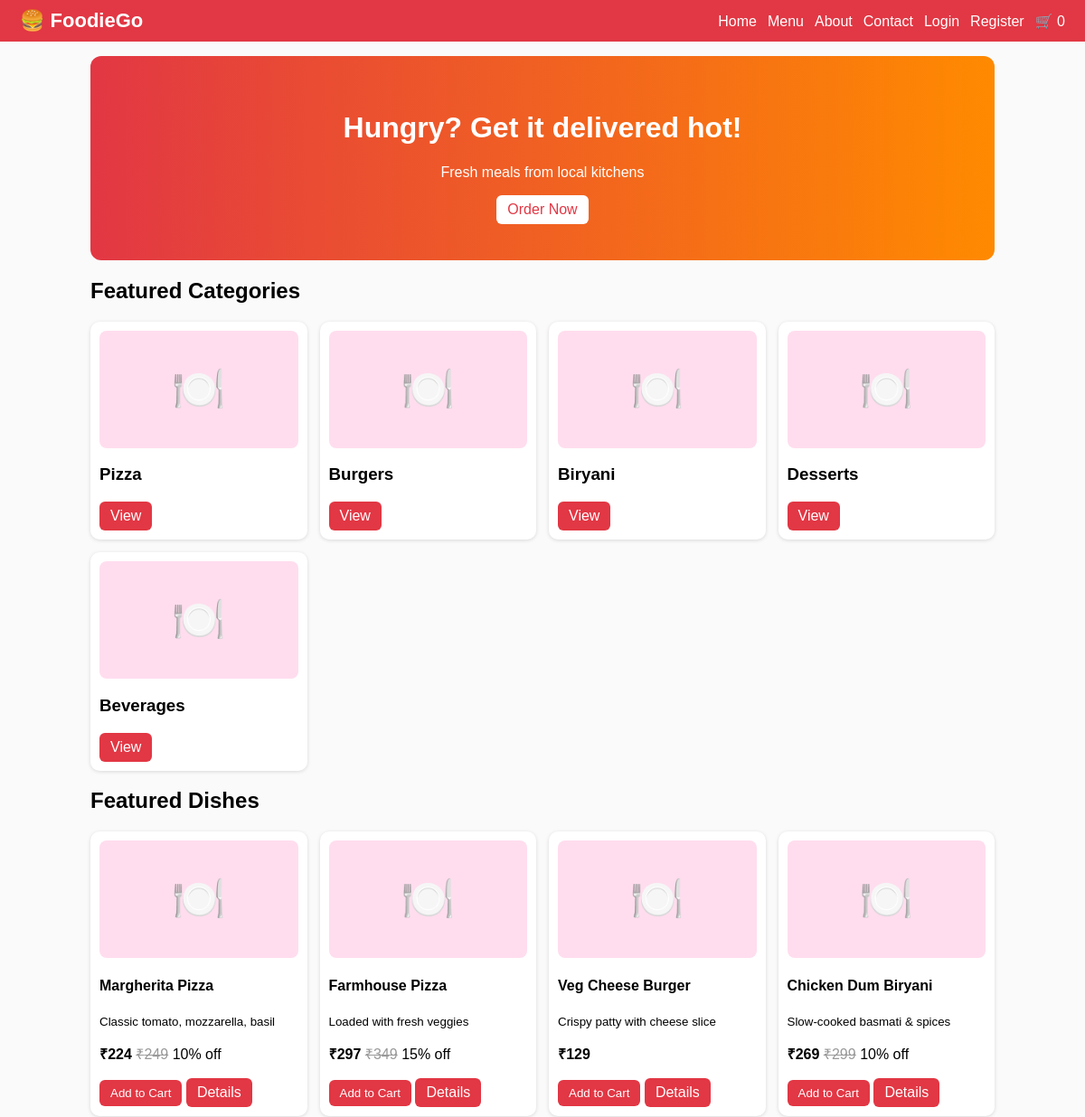
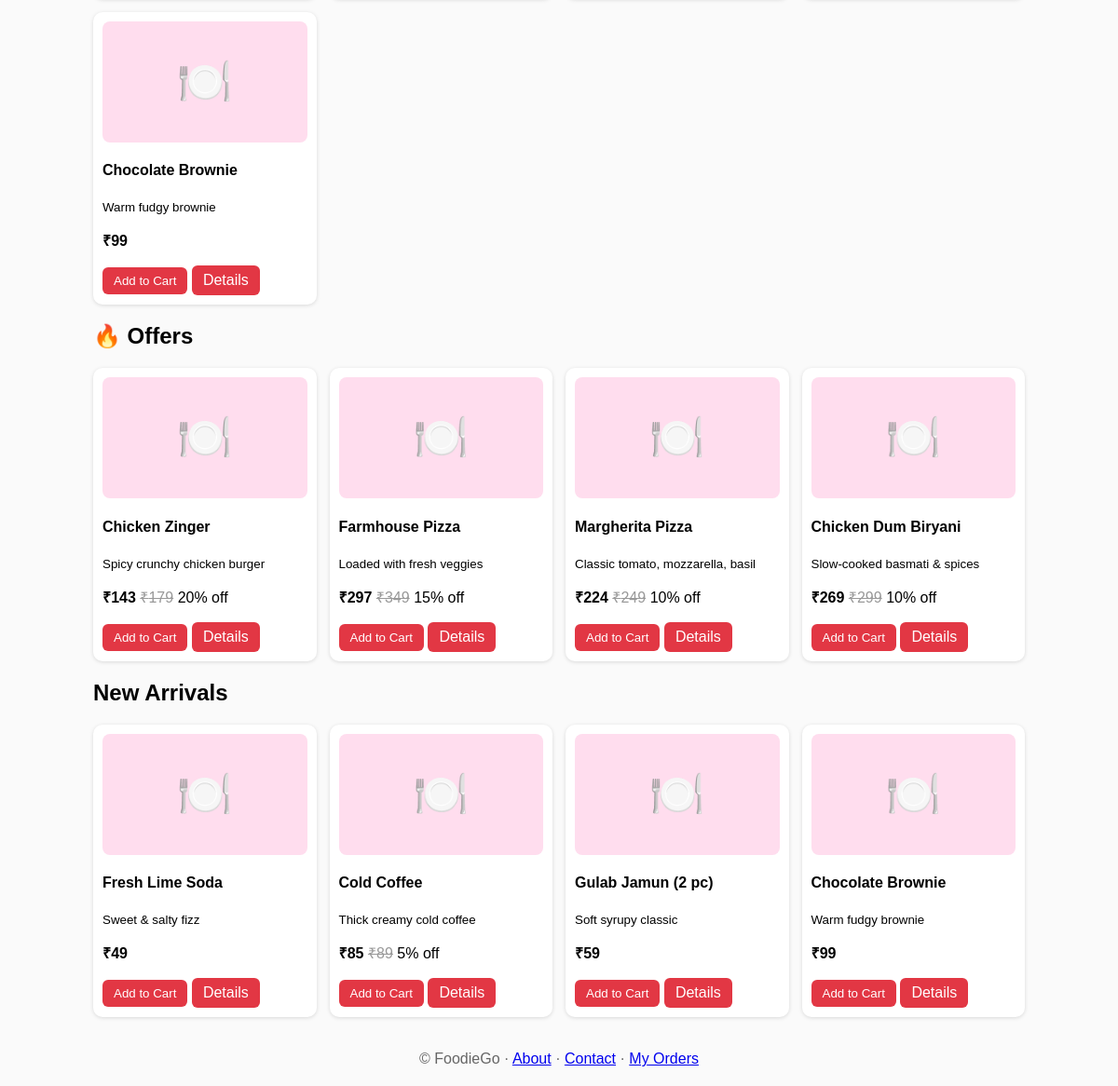
The page / on the database its author committed (2 pictures, top to bottom).
### tables this page shows
CREATE TABLE categories(id INT AUTO_INCREMENT PRIMARY KEY,name VARCHAR(100),image VARCHAR(255),description TEXT,status TINYINT DEFAULT 1);

CREATE TABLE products(id INT AUTO_INCREMENT PRIMARY KEY,category_id INT,name VARCHAR(150),image VARCHAR(255),price DECIMAL(10,2),discount DECIMAL(5,2) DEFAULT 0,description TEXT,stock INT DEFAULT 0,status TINYINT DEFAULT 1,featured TINYINT DEFAULT 0,created_at TIMESTAMP DEFAULT CURRENT_TIMESTAMP);

### inc.php (the view, shortened to what this page needs)
<?php
function e($s){return htmlspecialchars($s??'');}
function q($sql,$t='',...$p){$s=$GLOBALS['db']->prepare($sql);if($t)$s->bind_param($t,...$p);$s->execute();return $s;}
function rows($sql,$t='',...$p){return q($sql,$t,...$p)->get_result()->fetch_all(MYSQLI_ASSOC);}
function price($p){return round($p['price']*(1-$p['discount']/100),2);}
function img($f){return $f?"<img src='".(defined('P')?P:'')."uploads/".e($f)."'>":"<div class=ph>🍽️</div>";}
function card($p){return "<div class=card>".img($p['image'])."<h4>".e($p['name'])."</h4><small>".e(substr($p['description'],0,60))."</small><p><b>₹".number_format(price($p))."</b> ".($p['discount']>0?"<span class=old>₹".number_format($p['price'])."</span> ".(float)$p['discount']."% off":'')."</p><form method=post action=cart.php><input type=hidden name=add value={$p['id']}><button>Add to Cart</button> <a class=btn href='product.php?id={$p['id']}'>Details</a></form></div>";}
function grid($sql){echo"<div class=grid>";foreach(rows($sql) as $p)echo card($p);echo"</div>";}
function head($t){$c=array_sum($_SESSION['cart']??[]);echo"<!doctype html><meta name=viewport content='width=device-width,initial-scale=1'><title>".e($t)." - FoodieGo</title><style>".CSS."</style><header><a class=logo href=index.php>🍔 FoodieGo</a><nav><a href=index.php>Home</a><a href=categories.php>Menu</a><a href=about.php>About</a><a href=contact.php>Contact</a>".(isset($_SESSION['uid'])?"<a href=profile.php>Profile</a><a href=orders.php>Orders</a><a href=logout.php>Logout</a>":"<a href=login.php>Login</a><a href=register.php>Register</a>")."<a href=cart.php>🛒 $c</a></nav></header><main>";}
function foot(){echo"</main><footer>© FoodieGo · <a href=about.php>About</a> · <a href=contact.php>Contact</a> · <a href=orders.php>My Orders</a></footer>";}

### index.php
<?php require'inc.php';head('Home');
echo"<div class=banner><h1>Hungry? Get it delivered hot!</h1><p>Fresh meals from local kitchens</p><a class=btn style='background:#fff;color:#e23744' href=categories.php>Order Now</a></div><h2>Featured Categories</h2><div class=grid>";
foreach(rows("SELECT * FROM categories WHERE status=1 LIMIT 6") as $c)echo"<div class=card>".img($c['image'])."<h3>".e($c['name'])."</h3><a class=btn href='products.php?cat={$c['id']}'>View</a></div>";
echo"</div><h2>Featured Dishes</h2>";grid("SELECT * FROM products WHERE status=1 AND featured=1 LIMIT 8");
echo"<h2>🔥 Offers</h2>";grid("SELECT * FROM products WHERE status=1 AND discount>0 ORDER BY discount DESC LIMIT 4");
echo"<h2>New Arrivals</h2>";grid("SELECT * FROM products WHERE status=1 ORDER BY id DESC LIMIT 4");foot();

### rows shown on the page
categories: name "Pizza"
categories: name "Burgers"
categories: name "Biryani"
categories: name "Desserts"
categories: name "Beverages"
products: name "Margherita Pizza", description "Classic tomato, mozzarella, basil", price($p) "224", price "249", discount "10"
products: name "Farmhouse Pizza", description "Loaded with fresh veggies", price($p) "297", price "349", discount "15"
products: name "Veg Cheese Burger", description "Crispy patty with cheese slice", price($p) "129"
products: name "Chicken Dum Biryani", description "Slow-cooked basmati & spices", price($p) "269", price "299", discount "10"
products: name "Chocolate Brownie", description "Warm fudgy brownie", price($p) "99"
products: name "Chicken Zinger", description "Spicy crunchy chicken burger", price($p) "143", price "179", discount "20"
products: name "Fresh Lime Soda", description "Sweet & salty fizz", price($p) "49"
products: name "Cold Coffee", description "Thick creamy cold coffee", price($p) "85", price "89", discount "5"
products: name "Gulab Jamun (2 pc)", description "Soft syrupy classic", price($p) "59"

### other values the page prints
$c "0"
